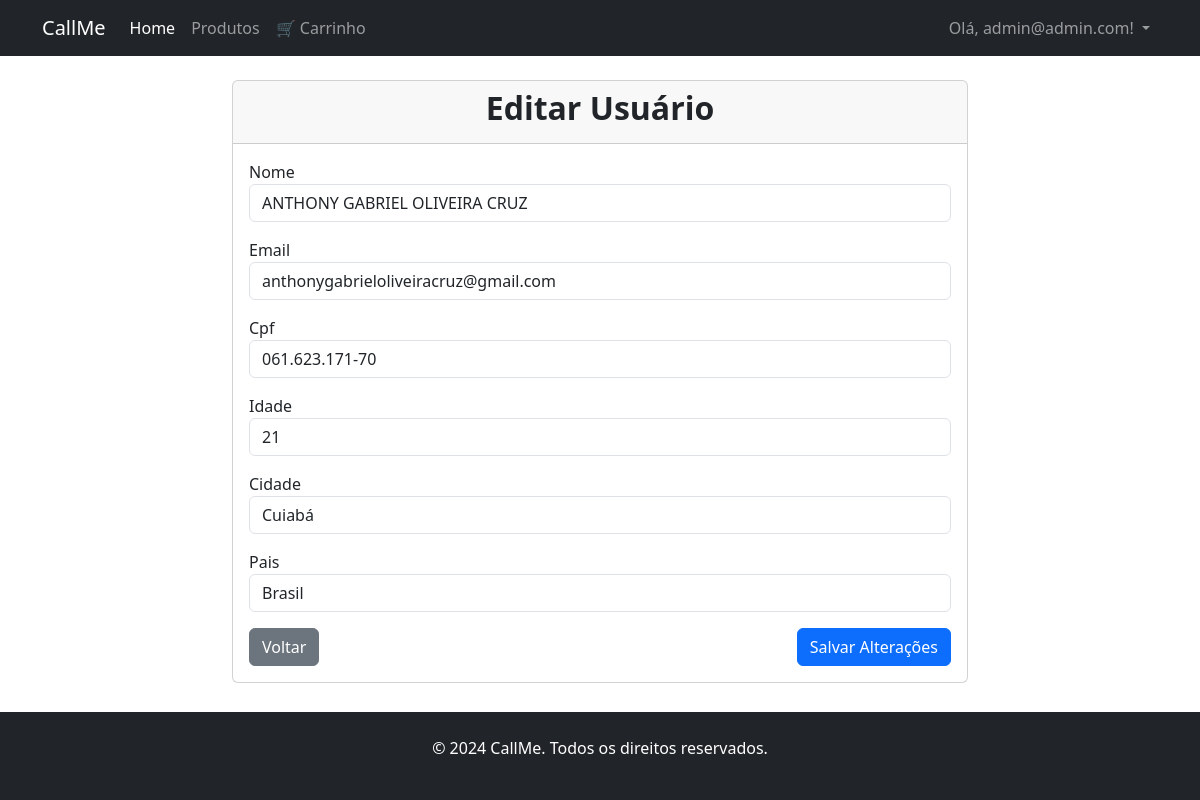
Page /painel/usuario/1/editar/ (signed in) on the committed database.
### myapp/models.py (models this page shows, shortened)
class Usuario(models.Model):
    nome = models.CharField(max_length=100)
    email = models.EmailField(unique=True)
    cpf = models.CharField(max_length=14, unique=True)
    idade = models.IntegerField()
    cidade = models.CharField(max_length=100)
    pais = models.CharField(max_length=100)
    data_cadastro = models.DateTimeField(auto_now_add=True)

### myapp/views.py (the view)
# urls.py: path('painel/usuario/<int:pk>/editar/', views.usuario_editar, name='usuario_editar'),
@login_required
def usuario_editar(request, pk):
    if not hasattr(request.user, 'administrador'):
        messages.error(request, 'Acesso negado.')
        return redirect('home')
    usuario = get_object_or_404(Usuario, pk=pk)
    if request.method == 'POST':
        form = UsuarioForm(request.POST, instance=usuario)
        if form.is_valid():
            form.save()
            messages.success(request, 'Usuário atualizado com sucesso!')
            return redirect('admin_dashboard')
    else:
        form = UsuarioForm(instance=usuario)
    return render(request, 'admin/usuario_editar.html', {'form': form, 'usuario': usuario})

### myapp/forms.py
class UsuarioForm(forms.ModelForm):
    class Meta:
        model = Usuario
        fields = ['nome', 'email', 'cpf', 'idade', 'cidade', 'pais']
        widgets = {
            'nome': forms.TextInput(attrs={'class': 'form-control'}),
            'email': forms.EmailInput(attrs={'class': 'form-control'}),
            'cpf': forms.TextInput(attrs={'class': 'form-control'}),
            'idade': forms.NumberInput(attrs={'class': 'form-control'}),
            'cidade': forms.TextInput(attrs={'class': 'form-control'}),
            'pais': forms.TextInput(attrs={'class': 'form-control'}),
        }

### templates/admin/usuario_editar.html (shortened to what this page needs)
{% extends 'base.html' %}
{% block content %}
<div class="container mt-4">
    <div class="row justify-content-center">
        <div class="col-md-8">
            <div class="card">
                <div class="card-header">
                    <h2 class="text-center">Editar Usuário</h2>
                </div>
                <div class="card-body">
                    <form method="post">
                        {% for field in form %}
                            <div class="form-group mb-3">
                                <label for="{{ field.id_for_label }}">{{ field.label }}</label>
                                {{ field }}
                            </div>
                        {% endfor %}
                        <div class="d-flex justify-content-between">
                            <a href="{% url 'admin_dashboard' %}" class="btn btn-secondary">Voltar</a>
                            <button type="submit" class="btn btn-primary">Salvar Alterações</button>
                        </div>
                    </form>
                </div>
            </div>
        </div>
    </div>
</div>
{% endblock %}

### templates/base.html (shortened to what this page needs)
<!DOCTYPE html>
{% load static %}
<html lang="pt-br">
<head>
    <link href="https://cdn.jsdelivr.net/npm/bootstrap@5.3.3/dist/css/bootstrap.min.css" rel="stylesheet">
    <link rel="stylesheet" href="{% static 'myapp/css/estilo.css' %}">
</head>
<body class="d-flex flex-column min-vh-100">
    <nav class="navbar navbar-expand-lg navbar-dark bg-dark">
        <div class="container">
            <a class="navbar-brand" href="{% url 'home' %}">CallMe</a>
            <div class="collapse navbar-collapse" id="navbarNav">
                <ul class="navbar-nav me-auto mb-2 mb-lg-0">
                    <li class="nav-item"><a class="nav-link active" aria-current="page" href="{% url 'home' %}">Home</a></li>
                    <li class="nav-item"><a class="nav-link" href="#">Produtos</a></li>
                    <li class="nav-item"><a class="nav-link" href="{% url 'carrinho' %}">🛒 Carrinho</a></li>
                </ul>
                <ul class="navbar-nav">
                    {% if user.is_authenticated %}
                        <li class="nav-item dropdown">
                            <a class="nav-link dropdown-toggle" href="#" role="button" data-bs-toggle="dropdown" aria-expanded="false">
                                Olá, {{ user.username }}!
                            </a>
                        </li>
                    {% else %}
                        <li class="nav-item"><a class="nav-link" href="{% url 'login_usuario' %}">Login</a></li>
                        <li class="nav-item"><a class="nav-link" href="{% url 'registro_usuario' %}">Registrar-se</a></li>
                    {% endif %}
                </ul>
            </div>
        </div>
    </nav>
    <main class="flex-grow-1">
        {% block content %}{% endblock %}
    </main>
    <footer class="bg-dark text-white py-4 mt-auto">
        <div class="container text-center"><p>© 2024 CallMe. Todos os direitos reservados.</p></div>
    </footer>
</body>
</html>

### static/myapp/css/estilo.css (style rules this page uses)
h1, h2, h3, h5 { font-weight: bold; }

### rows in the picture
Usuario: form "ANTHONY GABRIEL OLIVEIRA CRUZ" "anthonygabrieloliveiracruz@gmail.com" "061.623.171-70" "21" "Cuiabá" "Brasil"

### other values in the picture
{{ user.username }} "admin@admin.com"
{{ field.label }} "Nome" "Email" "Cpf" "Idade" "Cidade" "Pais"
